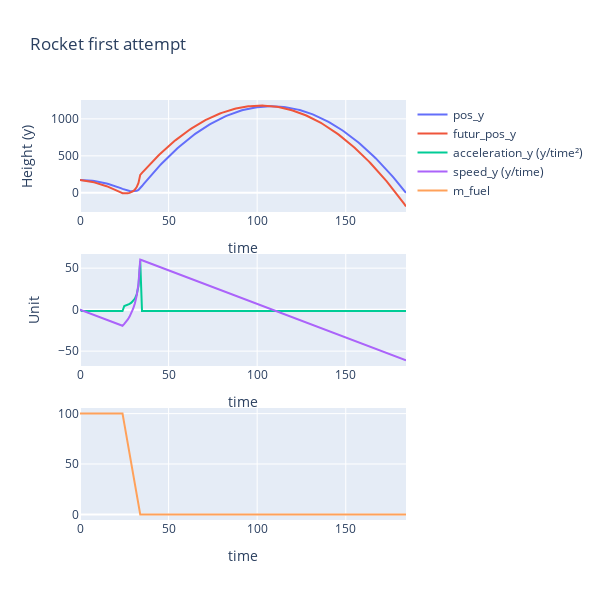

Notebook code for this chart:
### Code cell
fig = make_subplots(rows=3, cols=1)
fig1 = px.line(df_traj.set_index('iter')[['pos_y', 'futur_pos_y']] )
fig2 = px.line(df_traj.set_index('iter')[['acceleration_y', 'speed_y']].rename(
    columns = {'acceleration_y' : 'acceleration_y (y/time²)',
               'speed_y': 'speed_y (y/time)'
               }))
fig3 = px.line(df_traj.set_index('iter')[['m_fuel']] )


for d in fig1.data:
    fig.add_trace((go.Scatter(x=d['x'], y=d['y'],  name = d['name'])), row=1, col=1)

for d in fig2.data:
    fig.add_trace((go.Scatter(x=d['x'], y=d['y'],  name = d['name'])), row=2, col=1)

for d in fig3.data:
    fig.add_trace((go.Scatter(x=d['x'], y=d['y'],  name = d['name'])), row=3, col=1)

# Update xaxis properties
for i in range(32):
    fig.update_xaxes(title_text="time", row=i+1, col=1)
fig.update_yaxes(title_text="Height (y)", row=1, col=1)
fig.update_yaxes(title_text="Unit", row=2, col=1)
fig3.update_yaxes(title_text="fuel mass", row=3, col=1)


fig.update_layout(height=600, width=600, title_text="Rocket first attempt")
fig.show()

### Figure 1 — Plotly figure (JSON) as saved in the notebook; plotly's stock layout.template omitted (floating-point values rounded to 4 significant figures; data arrays with more than 128 entries replaced by an {"elided": "..."} marker saying what was removed)
{"data": [{"name": "pos_y", "type": "scatter", "x": {"elided": "185 int values"}, "xaxis": "x", "y": {"elided": "185 float values"}, "yaxis": "y"}, {"name": "futur_pos_y", "type": "scatter", "x": {"elided": "185 int values"}, "xaxis": "x", "y": {"elided": "185 float values"}, "yaxis": "y"}, {"name": "acceleration_y (y/time²)", "type": "scatter", "x": {"elided": "185 int values"}, "xaxis": "x2", "y": {"elided": "185 float values"}, "yaxis": "y2"}, {"name": "speed_y (y/time)", "type": "scatter", "x": {"elided": "185 int values"}, "xaxis": "x2", "y": {"elided": "185 float values"}, "yaxis": "y2"}, {"name": "m_fuel", "type": "scatter", "x": {"elided": "185 int values"}, "xaxis": "x3", "y": {"elided": "185 int values"}, "yaxis": "y3"}], "layout": {"height": 600, "title": {"text": "Rocket first attempt"}, "width": 600, "xaxis": {"anchor": "y", "domain": [0, 1], "title": {"text": "time"}}, "xaxis2": {"anchor": "y2", "domain": [0, 1], "title": {"text": "time"}}, "xaxis3": {"anchor": "y3", "domain": [0, 1], "title": {"text": "time"}}, "yaxis": {"anchor": "x", "domain": [0.7333, 1], "title": {"text": "Height (y)"}}, "yaxis2": {"anchor": "x2", "domain": [0.3667, 0.6333], "title": {"text": "Unit"}}, "yaxis3": {"anchor": "x3", "domain": [0, 0.2667]}}}
